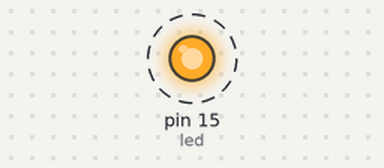
Simulated run of this program. Board: MicroPython board. Parts: output pins drawn as LEDs (lit = HIGH). Dashed ring = blinking. WiFi joins after 1.5 s; what the program prints to the serial console is not drawn. At 1.5 s the program stops and its outputs stay as they are.

Above: at 0.05 s.
Timing chart, 0 to 3.0 s (numbered marks = the images above):
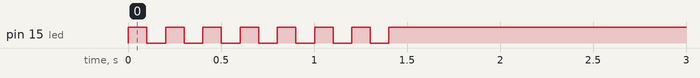

The program:

wifi_client.py
```python
import network
import binascii
from machine import Pin
from time import sleep

DEBUG = False
led_onboard = 15
ssid = 'mySSID'
passwd = 'myPassword'

def setup_wifi():
    led = Pin(led_onboard, Pin.OUT)
    if DEBUG:
        print("Setup wireless network...")
    wlan = network.WLAN(network.STA_IF)
    wlan.active(True)       # activate the interface
    mac_bytes = wlan.config('mac')
    mac_str = binascii.hexlify(mac_bytes, ':').decode()
    if DEBUG:
        print('Network config:')
        print(" - Phys. Address :", mac_str)
    if not wlan.isconnected():
        if DEBUG:
            print('Connecting to network...')
        wlan.connect(ssid, passwd)
        while not wlan.isconnected():
            led.value(not led.value())
            sleep(0.1)
            pass
    network_config = wlan.ifconfig()
    if DEBUG:
        print(' - IP Address    :', network_config[0])
        print(' - Subnet Mask   :', network_config[1])
        print(' - Def. Gateway  :', network_config[2])
        print(' - DNS Server    :', network_config[3])


if __name__ == "__main__":
    DEBUG = True
    setup_wifi()
```

Measured:
- by itself, pin 15 (led): alternates HIGH for 0.10 s and LOW for 0.10 s, 15 changes in all, then stays HIGH
